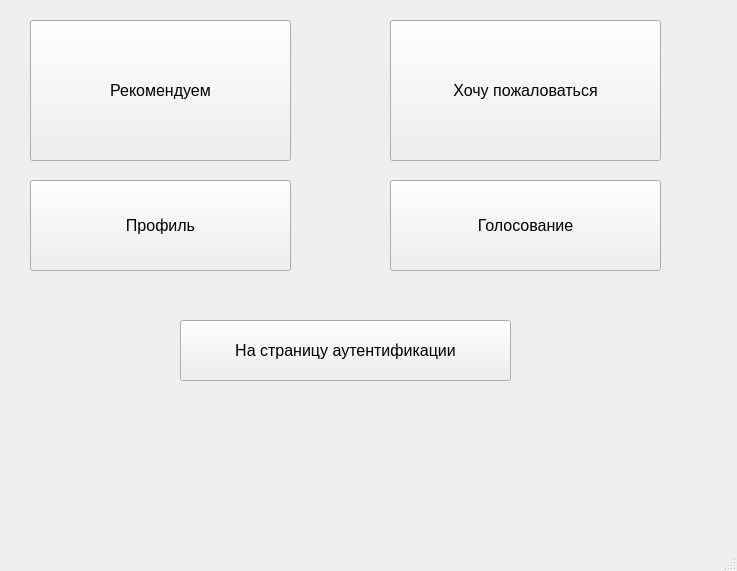
<?xml version="1.0" encoding="UTF-8"?>
<ui version="4.0">
 <class>MainWindow</class>
 <widget class="QMainWindow" name="MainWindow">
  <property name="geometry">
   <rect>
    <x>0</x>
    <y>0</y>
    <width>737</width>
    <height>571</height>
   </rect>
  </property>
  <property name="windowTitle">
   <string>MainWindow</string>
  </property>
  <widget class="QWidget" name="centralwidget">
   <widget class="QPushButton" name="btn_recommend">
    <property name="geometry">
     <rect>
      <x>30</x>
      <y>20</y>
      <width>261</width>
      <height>141</height>
     </rect>
    </property>
    <property name="font">
     <font>
      <family>Arial</family>
      <pointsize>12</pointsize>
      <weight>50</weight>
      <bold>false</bold>
     </font>
    </property>
    <property name="text">
     <string>Рекомендуем</string>
    </property>
   </widget>
   <widget class="QPushButton" name="btn_complain">
    <property name="geometry">
     <rect>
      <x>390</x>
      <y>20</y>
      <width>271</width>
      <height>141</height>
     </rect>
    </property>
    <property name="font">
     <font>
      <family>Arial</family>
      <pointsize>12</pointsize>
     </font>
    </property>
    <property name="text">
     <string>Хочу пожаловаться</string>
    </property>
   </widget>
   <widget class="QPushButton" name="btn_profil">
    <property name="geometry">
     <rect>
      <x>30</x>
      <y>180</y>
      <width>261</width>
      <height>91</height>
     </rect>
    </property>
    <property name="font">
     <font>
      <family>Arial</family>
      <pointsize>12</pointsize>
     </font>
    </property>
    <property name="text">
     <string>Профиль</string>
    </property>
   </widget>
   <widget class="QPushButton" name="btn_backToAutentification">
    <property name="geometry">
     <rect>
      <x>180</x>
      <y>320</y>
      <width>331</width>
      <height>61</height>
     </rect>
    </property>
    <property name="font">
     <font>
      <family>Arial</family>
      <pointsize>12</pointsize>
     </font>
    </property>
    <property name="text">
     <string>На страницу аутентификации</string>
    </property>
   </widget>
   <widget class="QPushButton" name="btn_voting">
    <property name="geometry">
     <rect>
      <x>390</x>
      <y>180</y>
      <width>271</width>
      <height>91</height>
     </rect>
    </property>
    <property name="font">
     <font>
      <family>Arial</family>
      <pointsize>12</pointsize>
     </font>
    </property>
    <property name="text">
     <string>Голосование</string>
    </property>
   </widget>
  </widget>
  <widget class="QMenuBar" name="menubar">
   <property name="geometry">
    <rect>
     <x>0</x>
     <y>0</y>
     <width>737</width>
     <height>25</height>
    </rect>
   </property>
  </widget>
  <widget class="QStatusBar" name="statusbar"/>
 </widget>
 <resources/>
 <connections/>
</ui>
